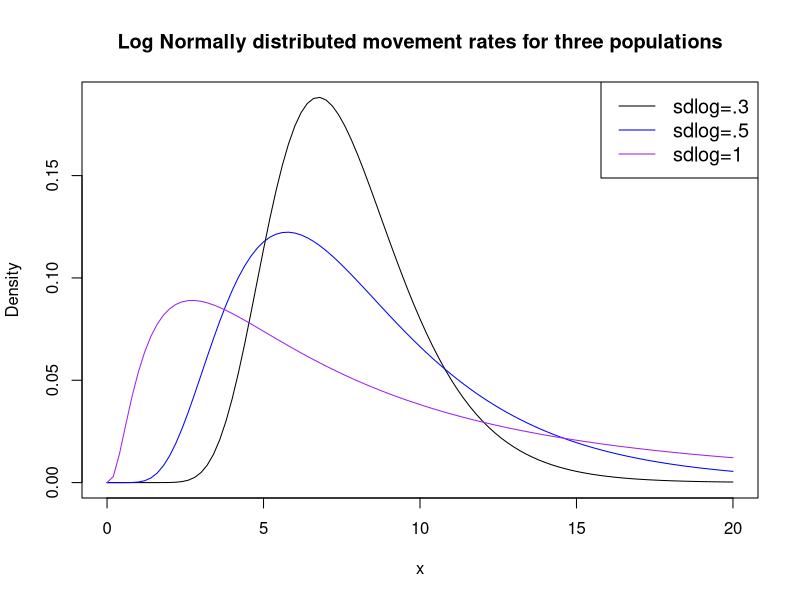
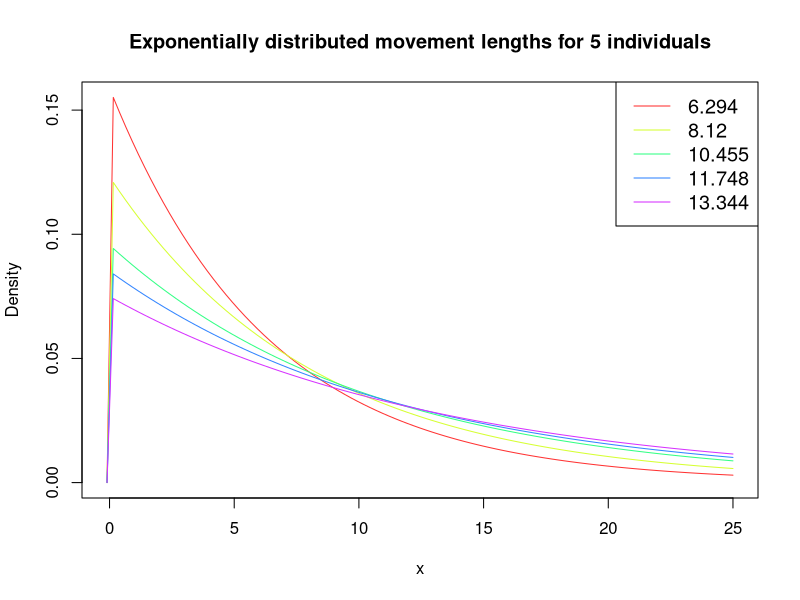
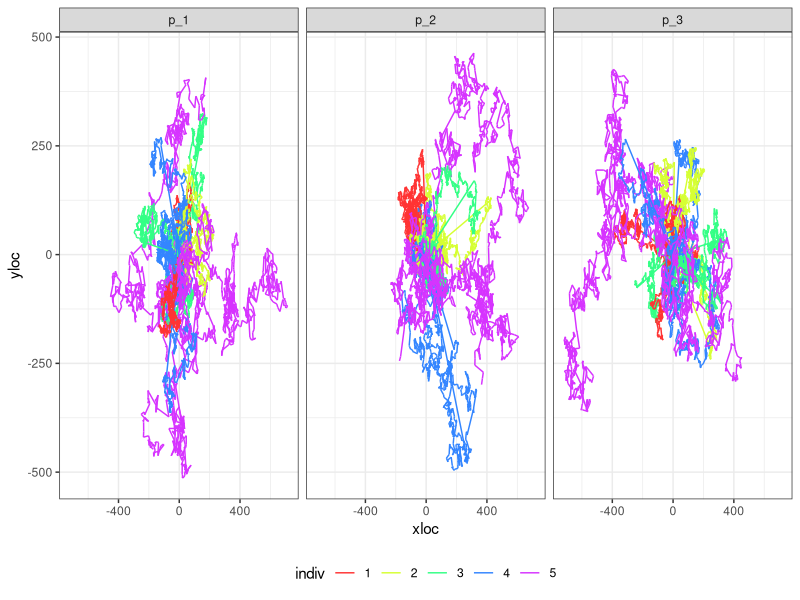
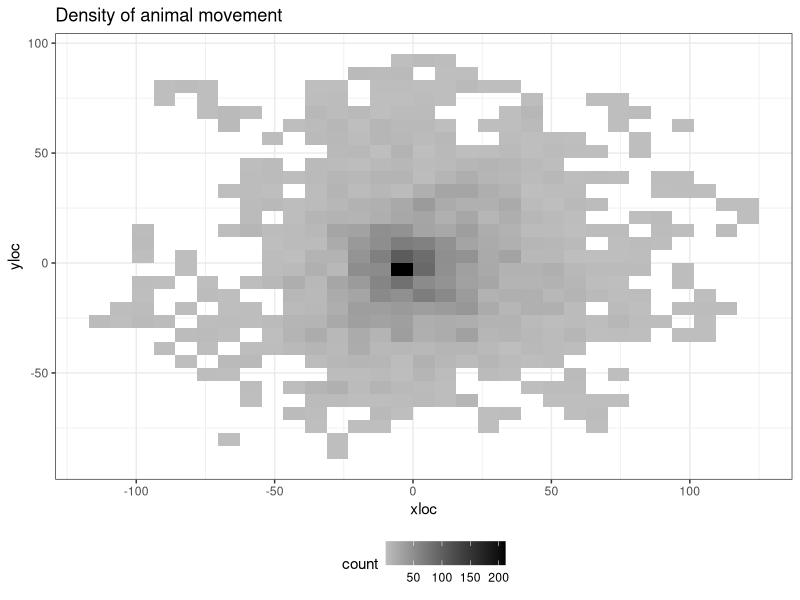
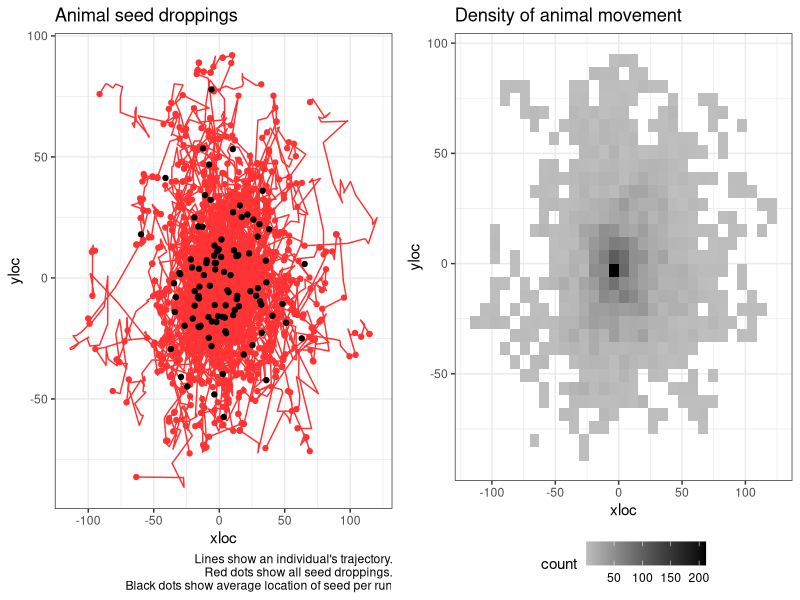
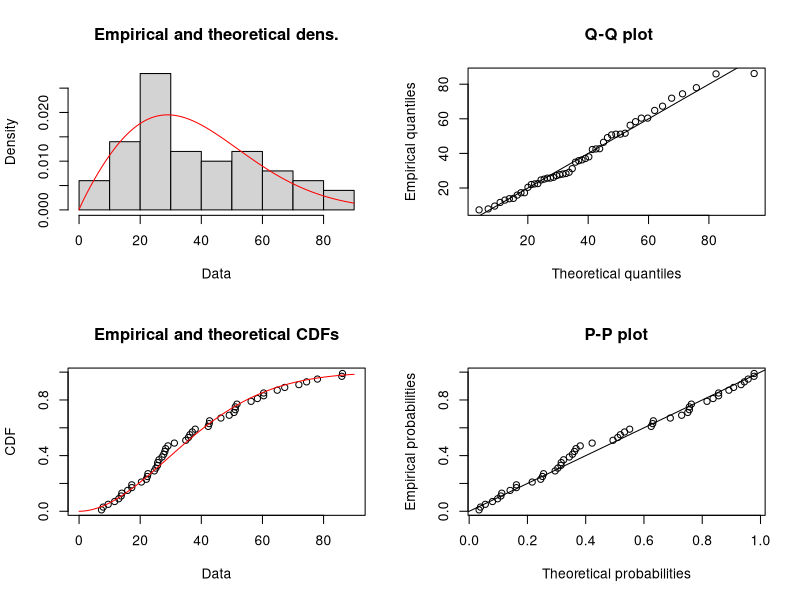
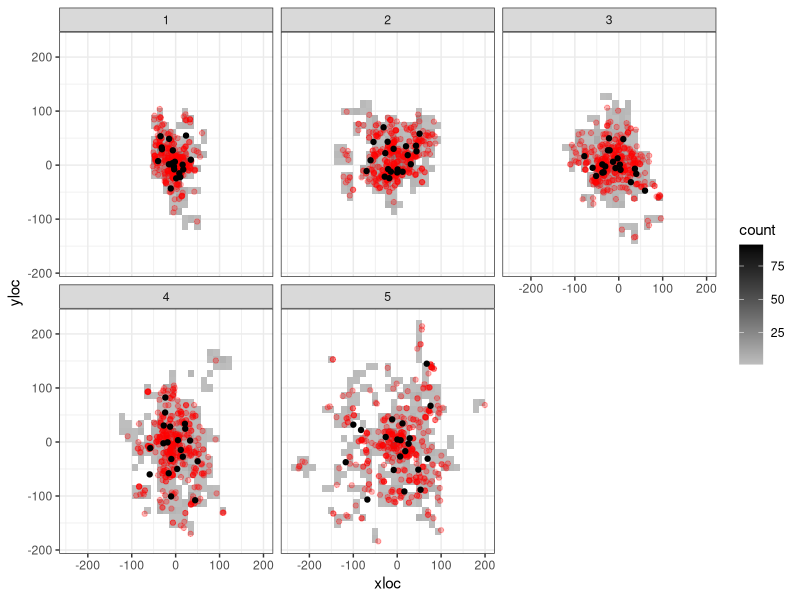
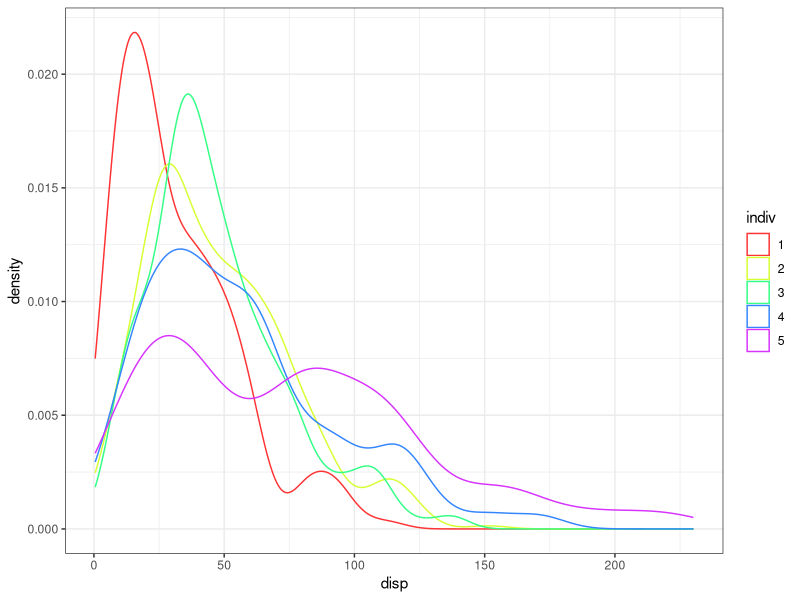

These figures' R source, in order: (Note: this script raises an error after producing the figures.)
## ---- chunk 1
knitr::opts_chunk$set(echo = TRUE)
## ---- chunk 2
library(dplyr)
library(tidyr)
library(ggplot2)
library(cowplot)
## ---- chunk 3

av.mov.rate <- 2
max.x <- 20

mycols <- c("black", "blue", "purple")
#create density plots
curve(dlnorm(x, meanlog=av.mov.rate, sdlog=.3),
      from=0, to=max.x,
      col=mycols[1],
      main = 'Log Normally distributed movement rates for three populations', #add title
      ylab = 'Density', #change y-axis label
      )

curve(dlnorm(x, meanlog=av.mov.rate, sdlog=.5), 
      from=0, to=max.x,
      col=mycols[2], add=TRUE)

curve(dlnorm(x, meanlog=av.mov.rate, sdlog=1), 
      from=0, to=max.x,
      col=mycols[3], add=TRUE)

#add legend
legend("topright", legend=c("sdlog=.3", "sdlog=.5", "sdlog=1"),
       col=mycols, lty=1, cex=1.2)
## ---- chunk 4
n.individuals <- 5
m_1 <- sort(round(rlnorm(n.individuals, meanlog = av.mov.rate, sdlog = 0.3),3))
m_2 <- sort(round(rlnorm(n.individuals, meanlog = av.mov.rate, sdlog = 0.5),3))
m_3 <- sort(round(rlnorm(n.individuals, meanlog = av.mov.rate, sdlog = 1),3))
## ---- chunk 5

mycols <- rainbow(5, s=0.8)

range <- c(-0.1,max.x+5)
#create density plots
curve(dexp(x, 1/m_1[1]), #notice rate for exponential is 1/movement rate.
      from=range[1], to=range[2], 
      col=mycols[1],
      main = 'Exponentially distributed movement lengths for 5 individuals', #add title
      ylab = 'Density', #change y-axis label
      )
for(i in 2:5){
  curve(dexp(x, 1/m_1[i]), 
        from=range[1], to=range[2],
        col=mycols[i], add=TRUE)
}

#add legend
legend("topright", legend= m_1,
       col=mycols, lty=1, cex=1.2)
## ---- chunk 6
sim_movement <- function(prm, t = 1000, plot.it = TRUE, return.data.frame = FALSE){
  tru.rate <- round(prm, 3)
  movedist <- rexp(t, rate = 1/tru.rate)
  angle <- runif(t, min = 0, max = 360)
  distx <- movedist*cos(angle)
  xloc <- c(0, cumsum(distx))
  disty <- movedist*sin(angle)
  yloc <- c(0, cumsum(disty))
  animalTraj <- data.frame(time = 0:t, xloc = xloc, yloc = yloc)
  if(plot.it == TRUE){
    plot(x = xloc, y = yloc, type = "l", main = paste("Rate=",tru.rate))
  }
  if(return.data.frame == TRUE){
    return(animalTraj)
  }
}
## ---- chunk 7
nruns <- 3
m.data <- data.frame(m_1, m_2, m_3)

df <- NULL

for(m in 1:3){
  m.0 <- m.data[m]
  for(j in 1:n.individuals){
  for(k in 1:nruns){
  a <- sim_movement(m_2[j], plot.it = FALSE, return.data.frame = TRUE) %>% 
    mutate(indiv = as.factor(j),
           run = paste0("r_", k),
           pop.id = paste0("p_",m))
  df <- rbind.data.frame(df, a)
}
}
  
}


df %>% 
  ggplot(., aes(x = xloc, y=yloc, group = run, color = indiv)) +
  facet_wrap(~pop.id) +
  geom_path() +
  scale_color_manual(values = mycols) +
  theme_bw() +
  theme(legend.position = "bottom") +
  NULL
## ---- chunk 8
sim_seeds <- function(nseeds = 20, m.prms = NULL,...){
  grt <- round(rgamma(nseeds, shape = 4, scale = 5))
  t.grt <- max(grt)

  df <- sim_movement(m.prms, t = t.grt, plot.it = FALSE, return.data.frame = TRUE)

  df %>% 
    left_join(., data.frame(s.id = 1:nseeds, time = grt)) %>% 
    mutate(disp = sqrt(xloc^2+yloc^2)) -> df
  
  return(df)
}

summ_seeds <- function(df = NULL){
  df %>% 
  drop_na(s.id) %>% 
  mutate(xi = (mean(xloc)-xloc)^2,
         yi = (mean(yloc)-yloc)^2) %>% 
  summarise(x = mean(xloc),
            y = mean(yloc),
            av.disp = mean(disp),
            se.disp = sd(disp)/sqrt(n()),
            dsprsn = sum(sqrt(xi+yi))/n()) -> s.df
  return(s.df)
}

# a <- sim_seeds(m.prms = m_1[1])
# summ_seeds(a)
## ---- chunk 9
nruns <- 100

df <- NULL
summ.df <- NULL

for(j in 1:1){
  for(k in 1:nruns){
    a <- sim_seeds(m.prms = m_1[j]) %>% 
      mutate(indiv = as.factor(j),
             run = factor(paste0("r_", k), levels = paste0("r_", 1:nruns)))
    
    b <- summ_seeds(a) %>% 
      mutate(indiv = as.factor(j),
             run = factor(paste0("r_", k), levels = paste0("r_", 1:nruns)))
    
    df <- rbind.data.frame(df, a) 
    summ.df <- rbind.data.frame(summ.df, b) 
}
}
## ---- chunk 10

df %>% 
  ggplot(., aes(x = xloc, y=yloc, 
                group = run,
                color = indiv)) +
  # facet_wrap(~run) +
  geom_path() +
  scale_color_manual(values = mycols) +
  geom_point(data = df %>% drop_na(s.id), 
             aes(x = xloc, y = yloc)) +
  geom_point(data = summ.df, aes(x = x, y=y), color = "black") +
  theme_bw() +
  labs(title = "Animal seed droppings", caption = "Lines show an individual's trajectory.\n Red dots show all seed droppings.\n Black dots show average location of seed per run") +
  theme(legend.position = "none") -> p1
# p1

df %>% 
  ggplot(., aes(x = xloc, y = yloc)) +
  # stat_density_2d(aes(fill = ..level..), geom = "polygon", colour="white") +
  geom_bin2d() +
  # geom_hex() +
  # scale_fill_continuous(type = "viridis") +
  scale_fill_gradient(low = "grey", high = "black") +
  theme_bw() +
  theme(legend.position = "bottom") +
  labs(title = "Density of animal movement") -> p2
p2

cowplot::plot_grid(p1, p2)
  
# summ.df %>% 
#   ggplot(., aes(y = dsprsn)) +
#   geom_boxplot()
# 
# summ.df %>% 
#   ggplot(., aes(x = av.disp)) +
#   geom_density(color = "blue") + # for the average dispersal per run
#   geom_density(data = df %>% drop_na(s.id),
#                  aes(x = disp)) + # for every seed
#   theme_bw()
## ---- chunk 11
# s.df <- df %>% drop_na(s.id)

s.df <- df %>% drop_na(s.id) %>% 
  sample_n(., 50)
  
library(fitdistrplus)

g <- fitdist(s.df$disp, distr = "weibull")
summary(g)
plot(g)

# library(MASS)
# fitdistr(s.df$disp, densfun = "weibull")
## ---- chunk 12
nruns <- 20

df <- NULL
summ.df <- NULL

for(j in 1:n.individuals){
  for(k in 1:nruns){
    a <- sim_seeds(m.prms = m_1[j]) %>% 
      mutate(indiv = as.factor(j),
             run = factor(paste0("r_", k), levels = paste0("r_", 1:nruns)))
    
    b <- summ_seeds(a) %>% 
      mutate(indiv = as.factor(j),
             run = factor(paste0("r_", k), levels = paste0("r_", 1:nruns)))
    
    df <- rbind.data.frame(df, a) 
    summ.df <- rbind.data.frame(summ.df, b) 
}
}
## ---- chunk 13
df %>% 
  ggplot(., aes(x = xloc, y = yloc)) +
  facet_wrap(~indiv) +
  # stat_density_2d(aes(fill = ..level..), geom = "polygon", colour="white") +
  geom_bin2d() +
  # geom_hex() +
  # scale_fill_continuous(type = "viridis") +
  scale_fill_gradient(low = "grey", high = "black") +
  geom_point(data = df %>% drop_na(s.id),
             aes(x = xloc, y = yloc), color = "red", alpha = 0.3) +
  geom_point(data = summ.df, aes(x = x, y=y), color = "black") +
  theme_bw()
## ---- chunk 14
df %>% 
  drop_na(s.id) %>% 
  ggplot(., aes(x = disp, color = indiv)) +
  geom_density() +
  scale_color_manual(values = mycols) +
  theme_bw()

## ---- chunk 15
summ.df %>% 
  ggplot(., aes(y = dsprsn, x = indiv)) + 
  geom_boxplot()
## ---- chunk 16
s.df <- df %>% drop_na(s.id) %>%
  group_by(indiv) %>%
  sample_n(., 50)

# s.df <- df %>% drop_na(s.id)

weib.fits <- NULL

for(i in 1:individual){
  dat <- s.df %>% 
    filter(indiv == i)
  #g <- fitdist(dat$disp, distr = "weibull", method = 'mle', lower = c(0,0))
  g <- fitdistr(dat$disp, densfun = "weibull", lower = c(0,0))
  prms.weib <- data.frame(est.shape = as.numeric(g$estimate[1]),
                          est.scale = as.numeric(g$estimate[2]),
                          loglik = g$loglik, indiv = i)
  weib.fits <- rbind.data.frame(weib.fits, prms.weib)
  # plot(g)
}

weib.fits
## ---- chunk 17
weib.boot <- NULL

for(j in 1:10){
      s.df <- df %>% drop_na(s.id) %>%
      group_by(indiv) %>%
      sample_n(., 50)
    
    # s.df <- df %>% drop_na(s.id)
    
    weib.fits <- NULL
    
    for(i in 1:individual){
      dat <- s.df %>% 
        filter(indiv == i)
      #g <- fitdist(dat$disp, distr = "weibull", method = 'mle', lower = c(0,0))
      g <- fitdistr(dat$disp, densfun = "weibull", lower = c(0,0))
      prms.weib <- data.frame(est.shape = as.numeric(g$estimate[1]),
                              est.scale = as.numeric(g$estimate[2]),
                              loglik = g$loglik, indiv = i)
      weib.fits <- rbind.data.frame(weib.fits, prms.weib)
      # plot(g)
    }
    
    weib.boot <- rbind.data.frame(weib.boot, weib.fits %>% mutate(boot = j))
}

weib.boot
## ---- chunk 18
library(Hmisc)

weib.boot %>% 
  ggplot(., aes(x = factor(indiv), y = est.scale)) +
  geom_violin() +
  #geom_boxplot(width = 0.1) +
  stat_summary(fun.data=mean_sdl, mult=1, 
                 geom="pointrange", color="red") +
  theme_bw()
